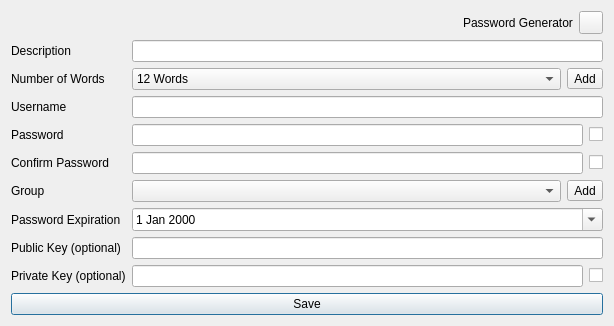
<?xml version="1.0" encoding="UTF-8"?>
<ui version="4.0">
 <class>CryptoVault</class>
 <widget class="QDialog" name="CryptoVault">
  <property name="geometry">
   <rect>
    <x>0</x>
    <y>0</y>
    <width>614</width>
    <height>322</height>
   </rect>
  </property>
  <property name="windowTitle">
   <string>Add Crypto Secret</string>
  </property>
  <layout class="QVBoxLayout" name="verticalLayout_3">
   <item>
    <layout class="QHBoxLayout" name="horizontalLayout_3">
     <item>
      <spacer name="horizontalSpacer">
       <property name="orientation">
        <enum>Qt::Horizontal</enum>
       </property>
       <property name="sizeHint" stdset="0">
        <size>
         <width>40</width>
         <height>20</height>
        </size>
       </property>
      </spacer>
     </item>
     <item>
      <widget class="QLabel" name="lbl_generate_password">
       <property name="text">
        <string>Password Generator</string>
       </property>
      </widget>
     </item>
     <item>
      <widget class="QToolButton" name="tbtn_generate_password">
       <property name="cursor">
        <cursorShape>PointingHandCursor</cursorShape>
       </property>
       <property name="text">
        <string/>
       </property>
      </widget>
     </item>
    </layout>
   </item>
   <item>
    <layout class="QFormLayout" name="formLayout">
     <item row="0" column="0">
      <widget class="QLabel" name="lbl_description">
       <property name="text">
        <string>Description</string>
       </property>
       <property name="alignment">
        <set>Qt::AlignCenter</set>
       </property>
      </widget>
     </item>
     <item row="0" column="1">
      <widget class="QLineEdit" name="lne_description"/>
     </item>
     <item row="1" column="0">
      <widget class="QLabel" name="lbl_words">
       <property name="text">
        <string>Number of Words</string>
       </property>
       <property name="alignment">
        <set>Qt::AlignLeading|Qt::AlignLeft|Qt::AlignVCenter</set>
       </property>
      </widget>
     </item>
     <item row="2" column="0">
      <widget class="QLabel" name="lbl_name">
       <property name="text">
        <string>Username</string>
       </property>
       <property name="alignment">
        <set>Qt::AlignLeading|Qt::AlignLeft|Qt::AlignVCenter</set>
       </property>
      </widget>
     </item>
     <item row="2" column="1">
      <widget class="QLineEdit" name="lne_name"/>
     </item>
     <item row="3" column="0">
      <widget class="QLabel" name="lbl_password">
       <property name="text">
        <string>Password</string>
       </property>
       <property name="alignment">
        <set>Qt::AlignLeading|Qt::AlignLeft|Qt::AlignVCenter</set>
       </property>
      </widget>
     </item>
     <item row="3" column="1">
      <layout class="QHBoxLayout" name="horizontalLayout_4">
       <item>
        <widget class="QLineEdit" name="lne_password1">
         <property name="echoMode">
          <enum>QLineEdit::Password</enum>
         </property>
        </widget>
       </item>
       <item>
        <widget class="QCheckBox" name="chk_password1">
         <property name="cursor">
          <cursorShape>PointingHandCursor</cursorShape>
         </property>
         <property name="text">
          <string/>
         </property>
        </widget>
       </item>
      </layout>
     </item>
     <item row="4" column="0">
      <widget class="QLabel" name="lbl_password2">
       <property name="text">
        <string>Confirm Password</string>
       </property>
       <property name="alignment">
        <set>Qt::AlignLeading|Qt::AlignLeft|Qt::AlignVCenter</set>
       </property>
      </widget>
     </item>
     <item row="4" column="1">
      <layout class="QHBoxLayout" name="horizontalLayout_5">
       <item>
        <widget class="QLineEdit" name="lne_password2">
         <property name="echoMode">
          <enum>QLineEdit::Password</enum>
         </property>
        </widget>
       </item>
       <item>
        <widget class="QCheckBox" name="chk_password2">
         <property name="cursor">
          <cursorShape>PointingHandCursor</cursorShape>
         </property>
         <property name="text">
          <string/>
         </property>
        </widget>
       </item>
      </layout>
     </item>
     <item row="7" column="0">
      <widget class="QLabel" name="lbl_public">
       <property name="text">
        <string>Public Key (optional)</string>
       </property>
      </widget>
     </item>
     <item row="8" column="0">
      <widget class="QLabel" name="lbl_private">
       <property name="text">
        <string>Private Key (optional)</string>
       </property>
      </widget>
     </item>
     <item row="7" column="1">
      <widget class="QLineEdit" name="lne_public"/>
     </item>
     <item row="8" column="1">
      <layout class="QHBoxLayout" name="horizontalLayout">
       <item>
        <widget class="QLineEdit" name="lne_private">
         <property name="echoMode">
          <enum>QLineEdit::Password</enum>
         </property>
        </widget>
       </item>
       <item>
        <widget class="QCheckBox" name="chk_private_key">
         <property name="cursor">
          <cursorShape>PointingHandCursor</cursorShape>
         </property>
         <property name="text">
          <string/>
         </property>
        </widget>
       </item>
      </layout>
     </item>
     <item row="6" column="0">
      <widget class="QLabel" name="lbl_password_exp">
       <property name="text">
        <string>Password Expiration</string>
       </property>
      </widget>
     </item>
     <item row="6" column="1">
      <widget class="QDateEdit" name="dte_password_exp">
       <property name="calendarPopup">
        <bool>true</bool>
       </property>
      </widget>
     </item>
     <item row="5" column="0">
      <widget class="QLabel" name="lbl_group">
       <property name="text">
        <string>Group</string>
       </property>
      </widget>
     </item>
     <item row="1" column="1">
      <layout class="QHBoxLayout" name="horizontalLayout_6">
       <item>
        <widget class="QComboBox" name="cmb_num_words">
         <property name="sizePolicy">
          <sizepolicy hsizetype="Expanding" vsizetype="Fixed">
           <horstretch>0</horstretch>
           <verstretch>0</verstretch>
          </sizepolicy>
         </property>
         <property name="cursor">
          <cursorShape>PointingHandCursor</cursorShape>
         </property>
         <item>
          <property name="text">
           <string>12 Words</string>
          </property>
         </item>
         <item>
          <property name="text">
           <string>15 Words</string>
          </property>
         </item>
         <item>
          <property name="text">
           <string>18 Words</string>
          </property>
         </item>
         <item>
          <property name="text">
           <string>21 Words</string>
          </property>
         </item>
         <item>
          <property name="text">
           <string>24 Words</string>
          </property>
         </item>
        </widget>
       </item>
       <item>
        <widget class="QToolButton" name="tbtn_num_words">
         <property name="cursor">
          <cursorShape>PointingHandCursor</cursorShape>
         </property>
         <property name="text">
          <string>Add</string>
         </property>
        </widget>
       </item>
      </layout>
     </item>
     <item row="5" column="1">
      <layout class="QHBoxLayout" name="horizontalLayout_7">
       <item>
        <widget class="QComboBox" name="cmb_group">
         <property name="sizePolicy">
          <sizepolicy hsizetype="Expanding" vsizetype="Fixed">
           <horstretch>0</horstretch>
           <verstretch>0</verstretch>
          </sizepolicy>
         </property>
        </widget>
       </item>
       <item>
        <widget class="QToolButton" name="tbtn_add_group">
         <property name="cursor">
          <cursorShape>PointingHandCursor</cursorShape>
         </property>
         <property name="text">
          <string>Add</string>
         </property>
        </widget>
       </item>
      </layout>
     </item>
    </layout>
   </item>
   <item>
    <layout class="QHBoxLayout" name="horizontalLayout_2">
     <item>
      <widget class="QPushButton" name="btn_save">
       <property name="cursor">
        <cursorShape>PointingHandCursor</cursorShape>
       </property>
       <property name="text">
        <string>Save</string>
       </property>
      </widget>
     </item>
    </layout>
   </item>
  </layout>
 </widget>
 <resources/>
 <connections/>
</ui>
